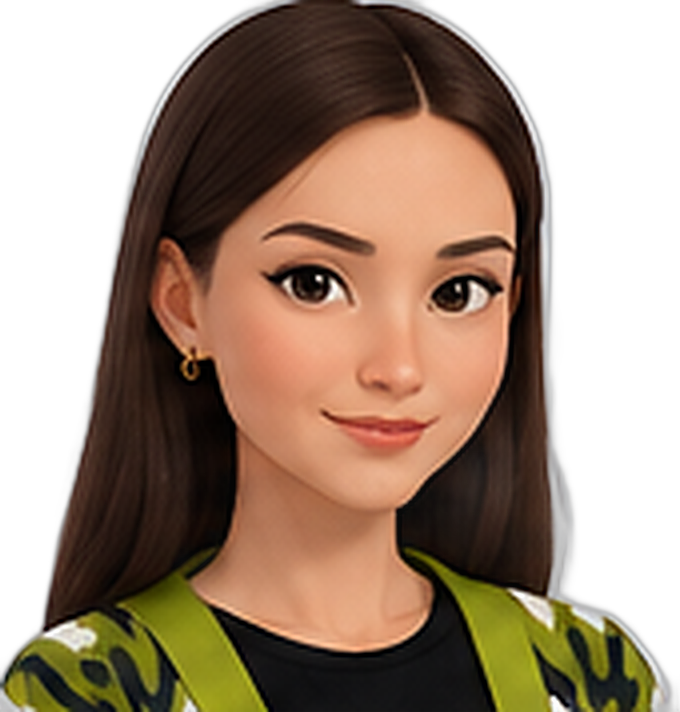
#> input picture assets/zamira.png, 680 x 712 px
$ python -i puppet.py   (imports and definitions only)
#> lines starting #> are read from the running program, lines starting #| are printed output that depends on the picture; after the words box and inside, x2 and y2 are one past the last pixel; in counts of white or black regions, pixels touching at a corner belong together
"""Bitta rasmdan gapiruvchi personaj: jag' siljishi, og'iz ichi, ko'z yumish.

Koordinatalar zamira.png (680x712) uchun belgilangan.
"""
import os
import numpy as np
from PIL import Image, ImageDraw, ImageFilter

BASE = os.path.join(os.path.dirname(os.path.dirname(os.path.abspath(__file__))), "assets", "zamira.png")

MOUTH = (380, 418)      # lablar tutashgan joy markazi
MOUTH_W = 40            # og'izning yarim kengligi
CHIN_Y = 520            # iyak pastki chegarasi
EYES = [(312, 289), (456, 292)]
EYE_RX, EYE_RY = 31, 19
LEVELS = [0, 5, 10, 15, 20, 25]   # jag' siljishi (px)


def _smooth(x):
    x = np.clip(x, 0, 1)
    return x * x * (3 - 2 * x)


def _jaw(img, d):
    if d == 0:
        return img.copy()
    a = np.asarray(img).astype(np.float32)
    h, w = a.shape[:2]
    yy, xx = np.mgrid[0:h, 0:w].astype(np.float32)
    mx, my = MOUTH
    # lab burchaklari joyida qoladi (tor), iyak esa keng harakatlanadi
    sig = 34.0 + 0.9 * np.clip(yy - my, 0, None)
    wx = np.exp(-((xx - mx) / sig) ** 2)
    up = _smooth((yy - (my - 1)) / 4.0)                          # lablar orasidan pastga
    down = 1 - _smooth((yy - CHIN_Y) / 70.0)                     # bo'yinda so'nadi
    disp = d * wx * up * down
    sy = np.clip(yy - disp, 0, h - 1)
    y0 = np.floor(sy).astype(int); y1 = np.minimum(y0 + 1, h - 1); f = (sy - y0)[..., None]
    xi = xx.astype(int)
    out = a[y0, xi] * (1 - f) + a[y1, xi] * f
    return Image.fromarray(out.astype(np.uint8), "RGBA")


def _mouth_inside(img, d):
    if d == 0:
        return img
    mx, my = MOUTH
    W, H = img.size
    S = 4
    lay = Image.new("RGBA", (W * S, H * S), (0, 0, 0, 0))
    dr = ImageDraw.Draw(lay)
    hw = 30 + d * 0.15
    top, bot = my - 1, my + d * 0.98
    box = [(mx - hw) * S, top * S, (mx + hw) * S, bot * S]
    dr.ellipse(box, fill=(92, 28, 36, 255))
    # tishlar (yuqori)
    th = min(5, 1.5 + d * 0.18)
    teeth = Image.new("L", lay.size, 0)
    ImageDraw.Draw(teeth).rectangle([(mx - hw) * S, top * S, (mx + hw) * S, (top + th) * S], fill=255)
    mask_e = Image.new("L", lay.size, 0); ImageDraw.Draw(mask_e).ellipse(box, fill=255)
    from PIL import ImageChops
    tm = ImageChops.multiply(teeth, mask_e)
    lay.paste((226, 214, 208, 255), (0, 0), tm)
    # til
    tg = Image.new("L", lay.size, 0)
    ImageDraw.Draw(tg).ellipse([(mx - hw * 0.6) * S, (bot - d * 0.45) * S, (mx + hw * 0.6) * S, (bot + d * 0.3) * S], fill=255)
    lay.paste((200, 92, 100, 255), (0, 0), ImageChops.multiply(tg, mask_e))
    lay = lay.resize((W, H), Image.LANCZOS)
    al = lay.getchannel("A").filter(ImageFilter.GaussianBlur(1.2))
    lay.putalpha(al)
    out = img.copy()
    out.alpha_composite(lay)
    return out


def _blink_overlay(img):
    """Ko'z ustiga teri rangidagi qovoq + kiprik chizig'i."""
    W, H = img.size
    S = 4
    lay = Image.new("RGBA", (W * S, H * S), (0, 0, 0, 0))
    dr = ImageDraw.Draw(lay)
    px = img.load()
    for ex, ey in EYES:
        skin = tuple(int(sum(px[ex + dx, ey + 34][c] for dx in (-8, 0, 8)) / 3) for c in range(3))
        skin = tuple(int(c * 0.94) for c in skin)
        dr.ellipse([(ex - EYE_RX) * S, (ey - EYE_RY - 2) * S, (ex + EYE_RX) * S, (ey + EYE_RY) * S], fill=skin + (255,))
        dr.arc([(ex - EYE_RX + 1) * S, (ey - 14) * S, (ex + EYE_RX - 1) * S, (ey + 10) * S], 12, 168,
               fill=(40, 26, 24, 255), width=3 * S)
    lay = lay.resize((W, H), Image.LANCZOS)
    lay.putalpha(lay.getchannel("A").filter(ImageFilter.GaussianBlur(2.2)))
    return lay


_cache = {}


def frames(scale=1.0):
    """{(daraja, ko'z_yumuq): RGBA} — oldindan tayyorlangan kadrlar."""
#> called with scale = 1
    if scale in _cache:
        return _cache[scale]
    base = Image.open(BASE).convert("RGBA")
#> base is the input picture: PIL image 680x712 RGBA; mean R, G, B, A 78, 57.1, 39.9, 167.6
    # chetidagi oq hoshiyani olib tashlash
    al = base.getchannel("A").filter(ImageFilter.MinFilter(5)).filter(ImageFilter.GaussianBlur(1))
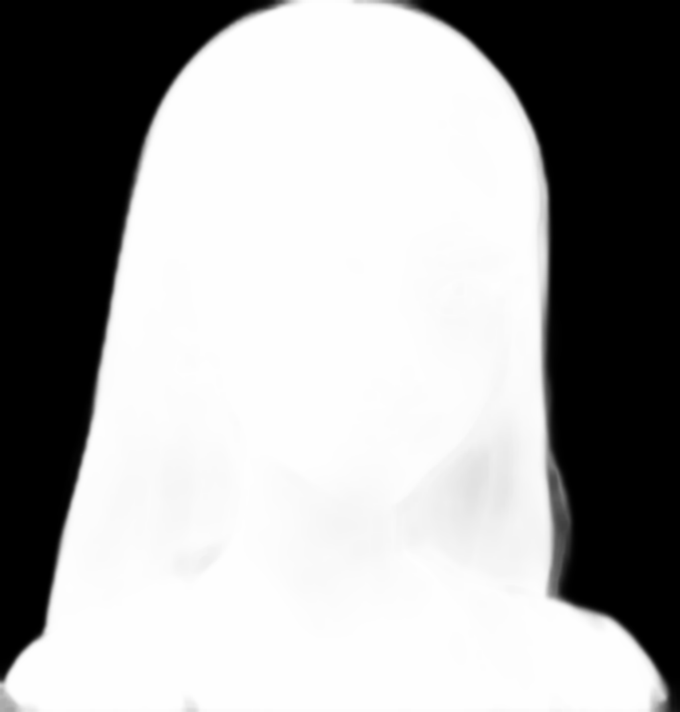
#> al: PIL image 680x712 L; min 0, max 254, mean 165.4
    base.putalpha(al)
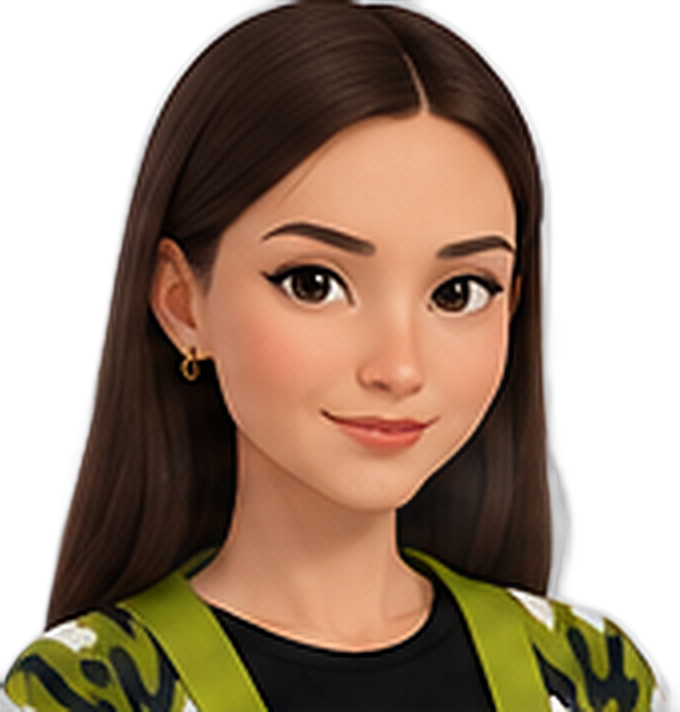
#> base: PIL image 680x712 RGBA; mean R, G, B, A 78, 57.1, 39.9, 165.4; transparent parts drawn white
    blink = _blink_overlay(base)
#> in _blink_overlay, `lay = Image.new("RGBA", (W * S, H * S), (0, 0, 0, 0))`: lay: PIL image 2720x2848 RGBA; every value is 0
#> the loop in _blink_overlay, `for ex, ey in EYES:` made 2 passes
#> skin on passes 1 to 2: (223, 164, 131), (208, 148, 117)
#> in _blink_overlay, `lay = lay.resize((W, H), Image.LANCZOS)`:
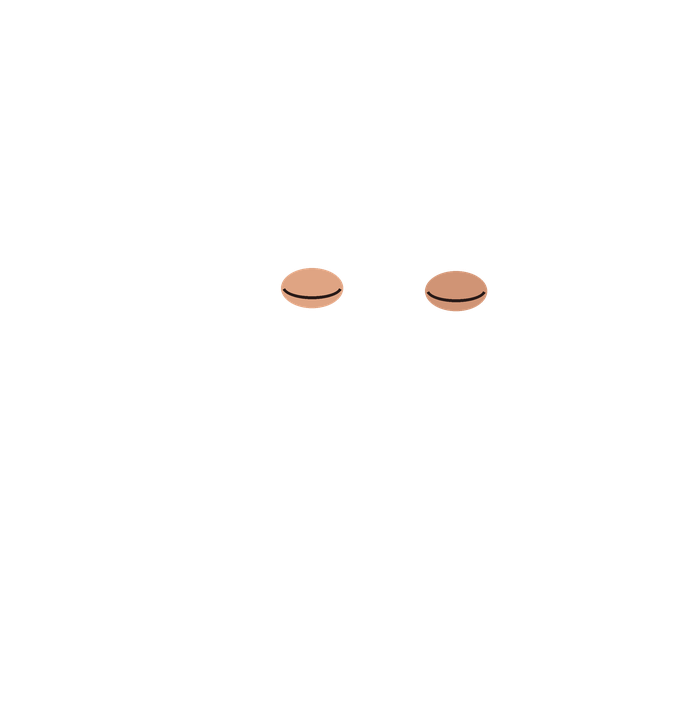
#> lay: PIL image 680x712 RGBA; mean R, G, B, A 1.9, 1.4, 1.1, 2.1; transparent parts drawn white
    out = {}
    for i, d in enumerate(LEVELS):
        f = _mouth_inside(_jaw(base, d), d)
        fb = f.copy(); fb.alpha_composite(blink)
        if scale != 1.0:
            sz = (int(f.width * scale), int(f.height * scale))
            f = f.resize(sz, Image.LANCZOS); fb = fb.resize(sz, Image.LANCZOS)
        out[(i, 0)] = f
        out[(i, 1)] = fb
#> this loop made 6 passes
#> (bot in _mouth_inside, box in _mouth_inside) on passes 2 to 6: (422.9, [1397, 1668, 1643, 1691.6]), (427.8, [1394, 1668, 1646, 1711.2]), (432.7, [1391, 1668, 1649, 1730.8]), (437.6, [1388, 1668, 1652, 1750.4]), (442.5, [1385, 1668, 1655, 1770])
#> pass 2, in _mouth_inside (call 2), `tm = ImageChops.multiply(teeth, mask_e)`:
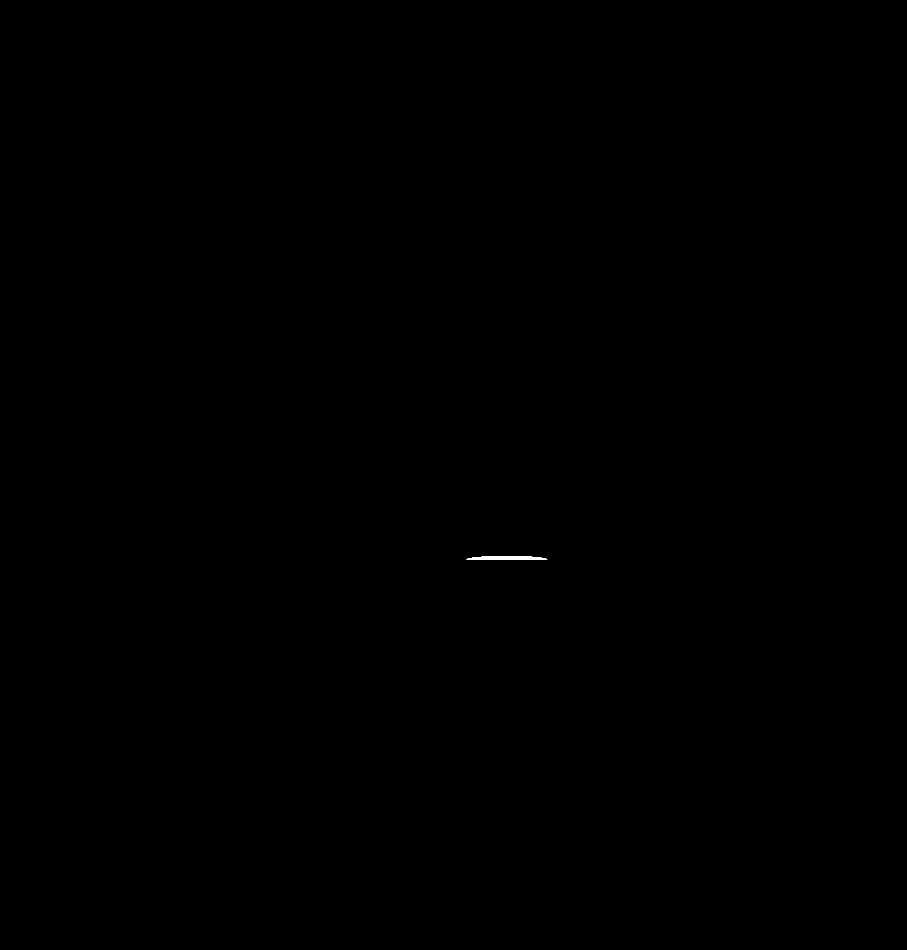
#> tm: PIL image 2720x2848 L (shown at 1/3 size); 0.02% white; 1 white region, box (x1, y1, x2, y2) and area: (1399, 1668, 1642, 1678) 1858
#> after the loop:
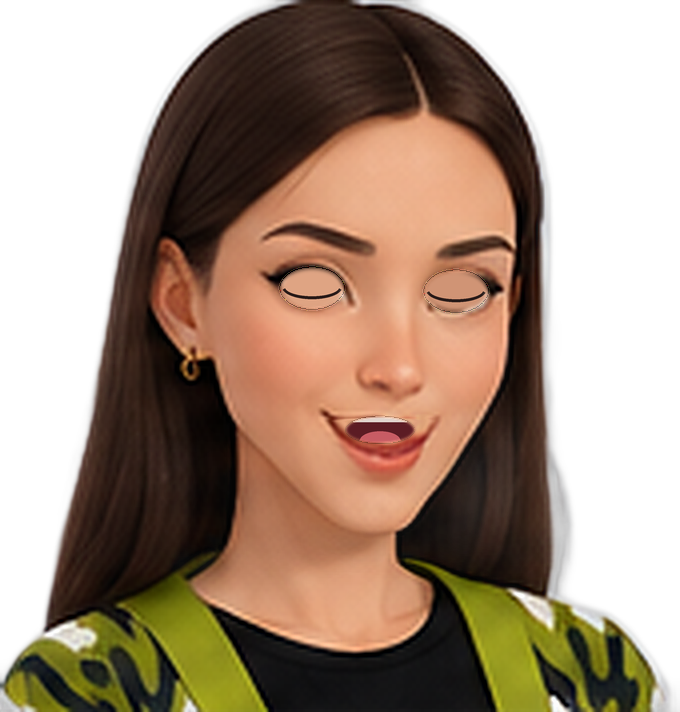
#> fb: PIL image 680x712 RGBA; mean R, G, B, A 78.9, 57.6, 40.4, 165.4; transparent parts drawn white
#> after the loop, out = 12 items
    _cache[scale] = out
    return out

>>> result = frames()
#> result = 12 items
